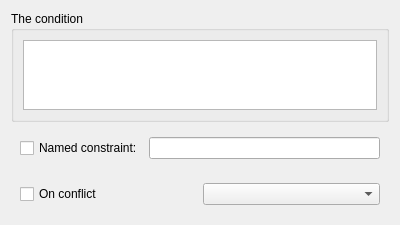
<?xml version="1.0" encoding="UTF-8"?>
<ui version="4.0">
 <class>ConstraintCheckPanel</class>
 <widget class="QWidget" name="ConstraintCheckPanel">
  <property name="geometry">
   <rect>
    <x>0</x>
    <y>0</y>
    <width>400</width>
    <height>211</height>
   </rect>
  </property>
  <property name="windowTitle">
   <string notr="true">Form</string>
  </property>
  <layout class="QVBoxLayout" name="verticalLayout">
   <item>
    <widget class="QGroupBox" name="exprGroup">
     <property name="title">
      <string>The condition</string>
     </property>
     <layout class="QVBoxLayout" name="verticalLayout_2">
      <item>
       <widget class="SqlEditor" name="exprEdit"/>
      </item>
     </layout>
    </widget>
   </item>
   <item>
    <widget class="QWidget" name="namedWidget" native="true">
     <layout class="QHBoxLayout" name="horizontalLayout_2">
      <item>
       <widget class="QCheckBox" name="namedCheck">
        <property name="text">
         <string>Named constraint:</string>
        </property>
       </widget>
      </item>
      <item>
       <widget class="QLineEdit" name="namedEdit"/>
      </item>
     </layout>
    </widget>
   </item>
   <item>
    <widget class="QWidget" name="onConflictWidget" native="true">
     <layout class="QHBoxLayout" name="horizontalLayout">
      <item>
       <widget class="QCheckBox" name="onConflictCheck">
        <property name="text">
         <string>On conflict</string>
        </property>
       </widget>
      </item>
      <item>
       <widget class="QComboBox" name="onConflictCombo"/>
      </item>
     </layout>
    </widget>
   </item>
  </layout>
 </widget>
 <customwidgets>
  <customwidget>
   <class>SqlEditor</class>
   <extends>QPlainTextEdit</extends>
   <header>sqleditor.h</header>
  </customwidget>
 </customwidgets>
 <resources/>
 <connections/>
</ui>
